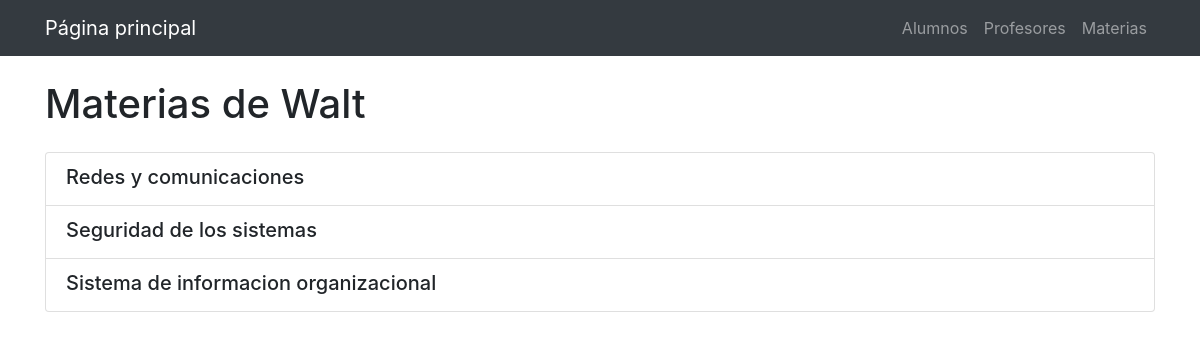
The app's page /Controllers/Profesores/materiavistaProfesores.php?id=2 with its own data.
### tables this page shows
CREATE TABLE `profesores` (
  `id` int(11) NOT NULL,
  `nombre` varchar(11) NOT NULL,
  `apellido` varchar(11) NOT NULL,
  `materia_id` int(11) NOT NULL
);

CREATE TABLE `materias` (
  `id` int(11) NOT NULL,
  `nombre` varchar(255) NOT NULL
);

### Controllers/Profesores/materiavistaProfesores.php (called while the page is built, shortened)
<?php
require_once __DIR__ . '/../../Models/Profesor.php';
$profesorid = $_GET['id'];
$proferegistrado = Profesor::getById($profesorid);
require_once __DIR__ . '/../../Views/Profesores/vermateriasProfesores.view.php';

### Models/Profesor.php (called while the page is built, shortened)
<?php
require_once 'Conexion.php';
class Profesor extends Conexion
{
    public $id, $nombre, $apellido, $materia_id;
    public static function getById($id)
    {
        $conexion = new Conexion();
        $conexion->conectar();
        $result = mysqli_prepare($conexion->con, "SELECT * FROM profesores WHERE id = ?");
        $result->bind_param("i", $id);
        $result->execute();
        $valorDb = $result->get_result();
        $profesor = $valorDb->fetch_object(Profesor::class);
        return $profesor;
    }
    public function materias()
    {
        $result = mysqli_prepare($this->con, "SELECT materias.* FROM materias INNER JOIN profesor_materia ON materias.id = profesor_materia.materia_id WHERE profesor_materia.profesor_id = ?");
        $result->bind_param("i", $this->id);
        $result->execute();
        $valoresDb = $result->get_result();
        $materias = [];
        while ($materia = $valoresDb->fetch_object(Materia::class)) {
            $materias[] = $materia;
        }
        return $materias;
    }
}

### Models/Conexion.php (called while the page is built, shortened)
<?php
class Conexion
{
    private $host = "localhost";
    private $user = "root";
    private $password = "";
    private $database = "finalnico";
    public function conectar()
    {
        $this->con = mysqli_connect($this->host, $this->user, $this->password, $this->database);
    }
}

### Views/Profesores/vermateriasProfesores.view.php (the view, shortened to what this page needs)
<!DOCTYPE html>
<html lang="es">
<head>
    <link rel="stylesheet" href="https://stackpath.bootstrapcdn.com/bootstrap/4.5.2/css/bootstrap.min.css">
    <link rel="stylesheet" href="https://use.fontawesome.com/releases/v5.15.1/css/all.css">
</head>
<body>
    <nav class="navbar navbar-expand-lg navbar-dark bg-dark mb-4">
        <div class="container">
            <a class="navbar-brand" href="/MiFinalDesarrollo/Controllers/dashboard.php">Página principal</a>
            <div class="navbar-nav">
                <a class="nav-item nav-link" href="/MiFinalDesarrollo/Controllers/Alumnos/indexAlumnos.php">Alumnos</a>
                <a class="nav-item nav-link" href="/MiFinalDesarrollo/Controllers/Profesores/indexProfesores.php">Profesores</a>
                <a class="nav-item nav-link" href="/MiFinalDesarrollo/Controllers/Materias/indexMaterias.php">Materias</a>
            </div>
        </div>
    </nav>
    <div class="container">
        <h1 class="mb-4">Materias de <?= $proferegistrado->nombre; ?></h1>
        <div class="list-group">
            <?php foreach ($proferegistrado->materias() as $materia) { ?>
                <div class="list-group-item">
                    <h5 class="mb-1"><?= $materia->nombre; ?></h5>
                </div>
            <?php } ?>
        </div>
    </div>
</body>
</html>

### records on screen
profesores: nombre "Walt"
materias: nombre "Redes y comunicaciones"
materias: nombre "Seguridad de los sistemas"
materias: nombre "Sistema de informacion organizacional"
